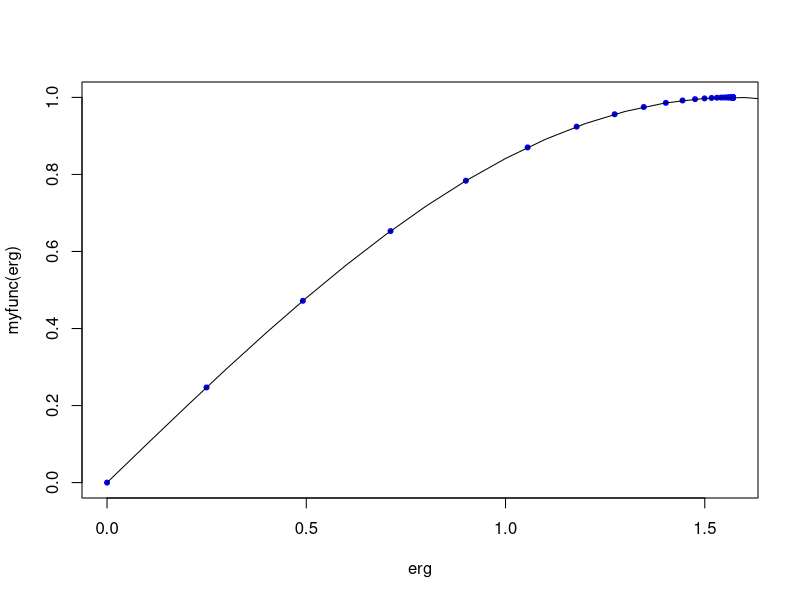

Write the R code that produced this figure.
hillClimbing <- function(fnc,start,weight,delta) {
	x <- vector("double",100)
	x[1] <- start
	for(i in 2:100) { # hundred steps
			k = x[i-1]
			x[i] <- k + weight*((fnc(k+delta) - fnc(k-delta)) / (2 * delta)) 
	}
	return(x)
}

g <- function(x) x
k <- function(x) sin(x)
h <- function(x) x*sin(x)
l <- function(x) 2+cos(x)+sin(2*x)

#choose what you want
myfunc <- k # function
start <- 0 # start value (x-value)
delta <- 0.1 # step width
learningRate <- 0.25 # learning rate

erg <- hillClimbing(myfunc, start, learningRate, delta)
seq <- seq(start,delta*99,by=delta)
plot(erg,myfunc(erg), pch=20, col="blue")
lines(seq,myfunc(seq))
